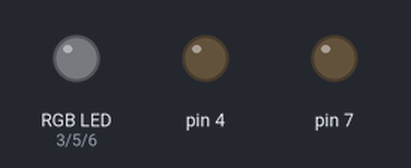
Bench run of a sketch on a simulated Arduino Uno, built with avr-gcc and run on an emulated ATmega328P. Parts: an RGB LED mixed from three pins (HIGH = lit), output pins drawn as LEDs (lit = HIGH).

Above: at 0.15 s.
At 7.2 s:
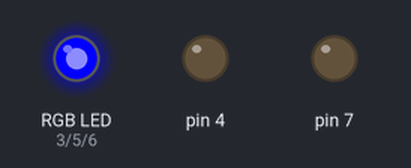
At 11.1 s:
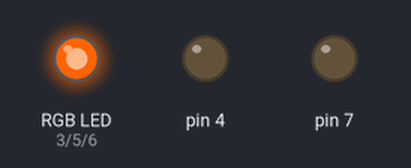
At 15.7 s:
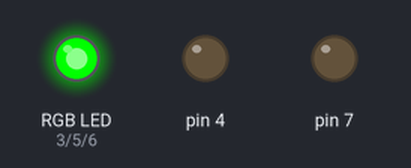
At 21.8 s:
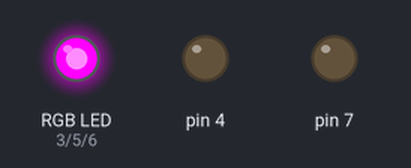
At 35.3 s:
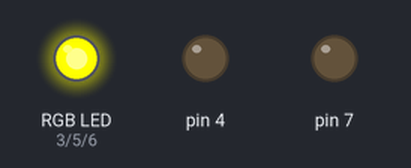
Timing chart, 0 to 40.0 s (numbered marks = the images above):
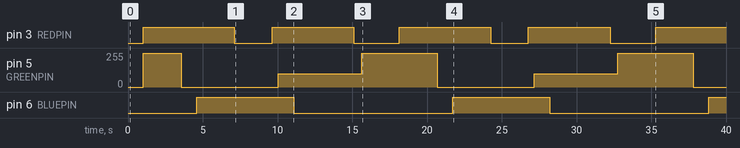

Measured:
- by itself, pin 3 (REDPIN): LOW → HIGH at 1.0 s, → LOW 6.1 s later, → HIGH 2.5 s later, → LOW 5.5 s later, … (9 changes in this stretch)
- by itself, pin 5 (GREENPIN): repeats every 17.1 s: 0/255 6.5 s, 100/255 5.6 s, 255/255 5.1 s
- by itself, pin 6 (BLUEPIN): alternates HIGH for 6.5 s and LOW for 10.6 s

The sketch:

rgb_fade.ino
```cpp
#define REDPIN 3
#define GREENPIN 5
#define BLUEPIN 6

#define FADESPEED 4     // чем выше число, тем медленнее будет fade-эффект

  int r, g, b;

void setup() {
  pinMode(REDPIN, OUTPUT);
  pinMode(GREENPIN, OUTPUT);
  pinMode(BLUEPIN, OUTPUT);
  //enable в состояние вкл
  pinMode(4, OUTPUT);
  pinMode(7, OUTPUT);
  digitalWrite(4, LOW);
  digitalWrite(7, LOW);
}

void loop() {
  fadeColors(0,255,0,255,255,0);
  delay(1500);
  //fadeColors(255,0,0,255,255,0);
  //delay(1500);
  fadeColors(255,255,0,255,0,255);
  delay(1500);
  fadeColors(255,0,255,0,0,255);
  delay(1500);
  fadeColors(0,0,255,255,100,0);
  delay(3000);
  fadeColors(255,128,0,0,255,0);
  delay(1500);


//
//  // fade от голубого к фиолетовому
//  for (r = 0; r < 256; r++) {
//    analogWrite(REDPIN, r);
//    delay(FADESPEED);
//  }
//  // fade от фиолетового к красному
//  for (b = 255; b > 0; b--) {
//    analogWrite(BLUEPIN, b);
//    delay(FADESPEED);
//  }
//  // fade от красного к желтому
//  for (g = 0; g < 256; g++) {
//    analogWrite(GREENPIN, g);
//    delay(FADESPEED);
//  }
//  // fade от желтого к зеленому
//  for (r = 255; r > 0; r--) {
//    analogWrite(REDPIN, r);
//    delay(FADESPEED);
//  }
//  // fade от зеленого к зеленовато-голубому
//  for (b = 0; b < 256; b++) {
//    analogWrite(BLUEPIN, b);
//    delay(FADESPEED);
//  }
//  // fade от зеленовато-голубого к голубому
//  for (g = 255; g > 0; g--) {
//    analogWrite(GREENPIN, g);
//    delay(FADESPEED);
//  }
}

void setColor(int r, int g, int b){
  r=255-r;
  g=255-g;
  b=255-b;
  analogWrite(REDPIN, r);
  analogWrite(GREENPIN, g);
  analogWrite(BLUEPIN, b);
}

void fadeColors(int r1, int g1, int b1, int r2, int g2, int b2){
  //преобразование из RGB

  if (r1<r2){
    for (int r = r1; r <= r2; r++) {
      analogWrite(REDPIN, r);
      delay(FADESPEED);
    }
  }
  else{
    for (int r = r1; r >= r2; r--) {
      analogWrite(REDPIN, r);
      delay(FADESPEED);
    }
  }
  if (g1<g2){
    for (int g = g1; g <= g2; g++) {
      analogWrite(GREENPIN, g);
      delay(FADESPEED);
    }
  }
  else{
    for (int g = g1; g >= g2; g--) {
      analogWrite(GREENPIN, g);
      delay(FADESPEED);
    }
  }
  if (b1<b2){
    for (int b = b1; b <= b2; b++) {
      analogWrite(BLUEPIN, b);
      delay(FADESPEED);
    }
  }
  else{
    for (int b = b1; b >= b2; b--) {
      analogWrite(BLUEPIN, b);
      delay(FADESPEED);
    }
  }
}
```
